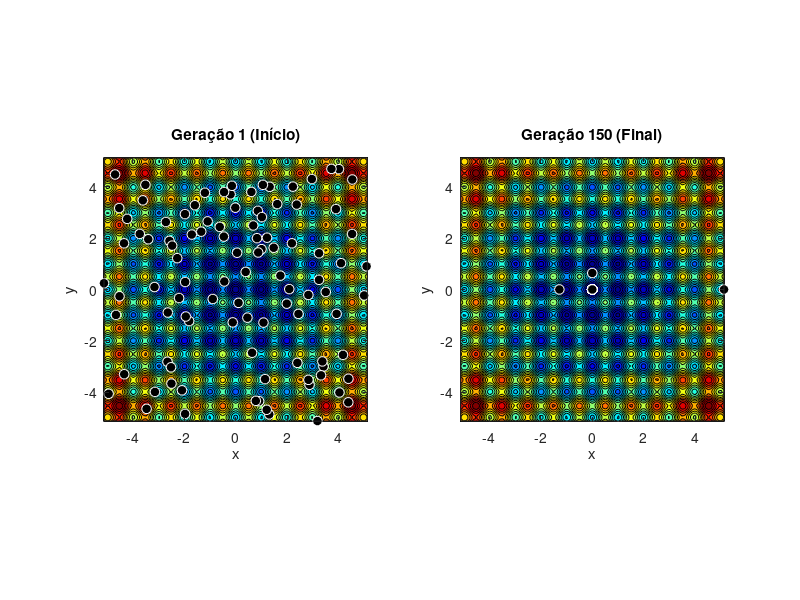
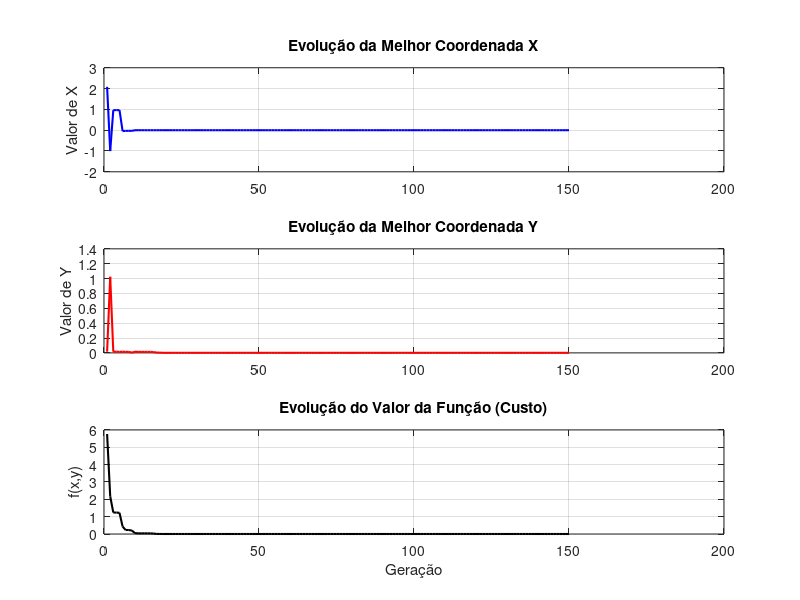
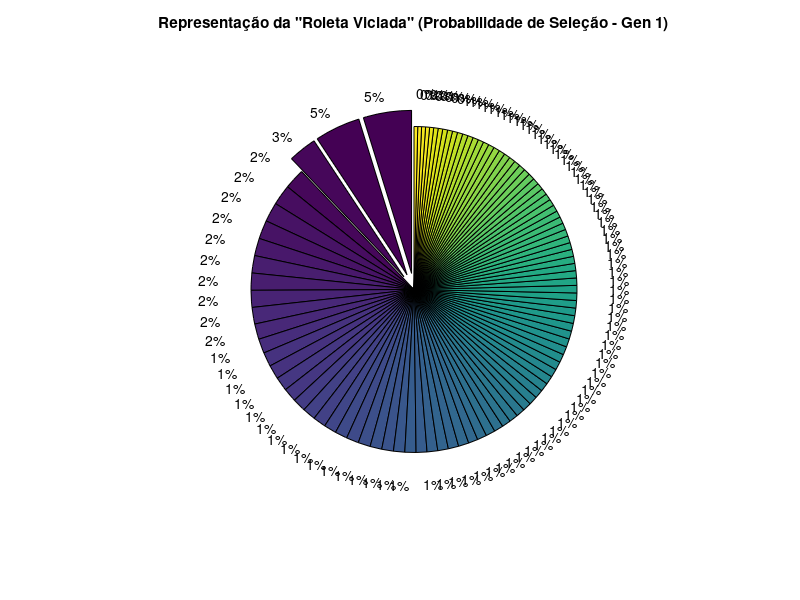

MATLAB code to generate these figures, in order: (Note: a time limit stopped this script after it produced the figures.)
% -------------------------------------------------------------------------
% Gerador de Gráficos para Relatório - Algoritmo Genético (GA)
% Código Limpo e Corrigido
% -------------------------------------------------------------------------
clear; clc; close all;

%% 1. PARÂMETROS E CONFIGURAÇÃO
pop_size = 100;          % Tamanho da população
lchrome = 12;           % Tamanho do cromossoma (bits)
maxgen = 150;            % Número de gerações
p_cross = 0.75;         % Probabilidade de cruzamento
p_mut = 0.003;           % Probabilidade de mutação
num_vars = 2;           
total_bits = lchrome * num_vars; 

% --- ESCOLHA DA FUNÇÃO (1 ou 2) ---
funcao_escolhida = 2;   % <--- Mude para 1 ou 2 conforme necessário

if funcao_escolhida == 1
    limit_range = [-2.048, 2.048]; 
else
    limit_range = [-5.12, 5.12];   
end
min_val = limit_range(1);
max_val = limit_range(2);

%% 2. INICIALIZAÇÃO
CHROME = randi([0, 1], pop_size, total_bits);

% Arrays para guardar histórico
hist_best_cost = zeros(1, maxgen);
hist_best_x = zeros(1, maxgen);
hist_best_y = zeros(1, maxgen);

% Variáveis para guardar "fotos" da população
pop_gen_1_x = []; pop_gen_1_y = [];
pop_gen_final_x = []; pop_gen_final_y = [];
roulette_probs_gen1 = []; % Para guardar a roleta

%% 3. CICLO EVOLUTIVO
for gen = 1:maxgen
    
    % --- DECODIFICAÇÃO ---
    x_pop = zeros(pop_size, 1);
    y_pop = zeros(pop_size, 1);
    
    for i = 1:pop_size
        bits_x = CHROME(i, 1:lchrome);
        bits_y = CHROME(i, lchrome+1:end);
        % Conversão manual Binário -> Decimal
        % (Garante funcionamento sem toolbox extra)
        int_x = sum(bits_x .* (2.^(lchrome-1:-1:0)));
        int_y = sum(bits_y .* (2.^(lchrome-1:-1:0)));
        % Mapeamento real
        x_pop(i) = min_val + (int_x / (2^lchrome - 1)) * (max_val - min_val);
        y_pop(i) = min_val + (int_y / (2^lchrome - 1)) * (max_val - min_val);
    end
    
    % --- GUARDAR DADOS DA GERAÇÃO 1 ---
    if gen == 1
        pop_gen_1_x = x_pop;
        pop_gen_1_y = y_pop;
    end
    % --- GUARDAR DADOS DA ÚLTIMA GERAÇÃO ---
    if gen == maxgen
        pop_gen_final_x = x_pop;
        pop_gen_final_y = y_pop;
    end
    
    % --- AVALIAÇÃO (CUSTO) ---
    Cost_Values = zeros(pop_size, 1);
    for i = 1:pop_size
        xx = x_pop(i); yy = y_pop(i);
        if funcao_escolhida == 1
            % Função 1 (Schaffer)
            num = (sin(sqrt(xx^2+yy^2)))^2 - 0.5;
            den = (1 + 0.001*(xx^2+yy^2))^2;
            Cost_Values(i) = 0.5 + num/den;
        else
            % Função 2 (Rastrigin)
            term1 = xx^2 - 10*cos(2*pi*xx);
            term2 = yy^2 - 10*cos(2*pi*yy);
            Cost_Values(i) = 20 + term1 + term2;
        end
    end
    
    % --- APTIDÃO (FITNESS) ---
    % Inverter custo para aptidão (Minimização)
    POP = 1 ./ (Cost_Values + 1e-6); 
    sumfit = sum(POP);
    
    % Guardar probabilidades da roleta para a Geração 1
    if gen == 1
        roulette_probs_gen1 = POP / sumfit;
    end

    % --- ESTATÍSTICAS ---
    [min_cost, idx_best] = min(Cost_Values);
    hist_best_cost(gen) = min_cost;
    hist_best_x(gen) = x_pop(idx_best);
    hist_best_y(gen) = y_pop(idx_best);
    
    % Parar se for a última geração
    if gen == maxgen, break; end

    % --- SELEÇÃO (Roleta) ---
    New_CHROME = zeros(size(CHROME));
    probs = POP / sumfit;
    cum_probs = cumsum(probs);
    
    for i = 1:pop_size
        r = rand();
        sel_idx = find(r <= cum_probs, 1, 'first');
        if isempty(sel_idx), sel_idx = pop_size; end
        New_CHROME(i, :) = CHROME(sel_idx, :);
    end
    
    % --- CRUZAMENTO & MUTAÇÃO ---
    idx_parents = randperm(pop_size);
    for i = 1:2:pop_size
        if rand() < p_cross
            cut = randi([1, total_bits-1]);
            p1 = idx_parents(i); p2 = idx_parents(i+1);
            New_CHROME(p1,:) = [New_CHROME(p1, 1:cut), New_CHROME(p2, cut+1:end)];
            New_CHROME(p2,:) = [New_CHROME(p2, 1:cut), New_CHROME(p1, cut+1:end)];
        end
    end
    
    % Mutação bit a bit
    mask = rand(pop_size, total_bits) < p_mut;
    New_CHROME = xor(New_CHROME, mask);
    CHROME = New_CHROME;
end

%% --- GERAÇÃO DAS FIGURAS PARA O RELATÓRIO ---

% Preparar o fundo (Contour Plot)
grid_res = (max_val - min_val) / 100;
[Xg, Yg] = meshgrid(min_val:grid_res:max_val, min_val:grid_res:max_val);
Zg = zeros(size(Xg));
for r=1:size(Xg,1)
    for c=1:size(Xg,2)
        xx=Xg(r,c); yy=Yg(r,c);
        if funcao_escolhida == 1
            num = (sin(sqrt(xx^2+yy^2)))^2 - 0.5; den = (1 + 0.001*(xx^2+yy^2))^2;
            Zg(r,c) = 0.5 + num/den;
        else
            term1 = xx^2 - 10*cos(2*pi*xx); term2 = yy^2 - 10*cos(2*pi*yy);
            Zg(r,c) = 20 + term1 + term2;
        end
    end
end

%% FIGURA 1: Comparação Geração 1 vs Última Geração
figure('Name', 'Comparação de Populações', 'Position', [100, 100, 1000, 500]);

subplot(1, 2, 1);
contourf(Xg, Yg, Zg, 20); colormap jet; hold on;
scatter(pop_gen_1_x, pop_gen_1_y, 50, 'k', 'filled', 'MarkerEdgeColor', 'w');
title('Geração 1 (Início)'); xlabel('x'); ylabel('y'); axis square;

subplot(1, 2, 2);
contourf(Xg, Yg, Zg, 20); colormap jet; hold on;
scatter(pop_gen_final_x, pop_gen_final_y, 50, 'k', 'filled', 'MarkerEdgeColor', 'w');
title(['Geração ' num2str(maxgen) ' (Final)']); xlabel('x'); ylabel('y'); axis square;

%% FIGURA 2: Evolução das Variáveis e da Função
figure('Name', 'Evolução das Variáveis', 'Position', [150, 150, 600, 700]);

subplot(3, 1, 1);
plot(1:maxgen, hist_best_x, 'b-', 'LineWidth', 1.5);
title('Evolução da Melhor Coordenada X'); ylabel('Valor de X'); grid on;

subplot(3, 1, 2);
plot(1:maxgen, hist_best_y, 'r-', 'LineWidth', 1.5);
title('Evolução da Melhor Coordenada Y'); ylabel('Valor de Y'); grid on;

subplot(3, 1, 3);
plot(1:maxgen, hist_best_cost, 'k-', 'LineWidth', 1.5);
title('Evolução do Valor da Função (Custo)'); 
xlabel('Geração'); ylabel('f(x,y)'); grid on;

%% FIGURA 3: Representação da Roleta Viciada (Baseada na Geração 1)
figure('Name', 'Roleta Viciada', 'Position', [200, 200, 600, 500]);

% Ordenar para melhor visualização
[sorted_probs, idx] = sort(roulette_probs_gen1, 'descend');
% Destacar as 3 melhores fatias
explode = zeros(size(sorted_probs));
explode(1:3) = 0.1; 

p = pie(sorted_probs, explode);
title('Representação da "Roleta Viciada" (Probabilidade de Seleção - Gen 1)');
legend(['Melhor Indivíduo (' num2str(round(max(sorted_probs)*100,1)) '%)'], ...
       'Location', 'BestOutside');

% Remover textos percentuais muito pequenos para limpar o gráfico
for k = 1:numel(p)
    if isgraphics(p(k),'Text') && str2double(strrep(p(k).String,'%','')) < 2
        p(k).String = '';
    end
end
